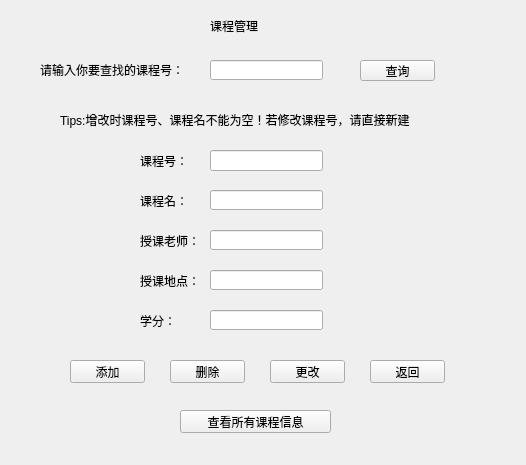
<?xml version="1.0" encoding="UTF-8"?>
<ui version="4.0">
 <class>course_manage</class>
 <widget class="QWidget" name="course_manage">
  <property name="geometry">
   <rect>
    <x>0</x>
    <y>0</y>
    <width>526</width>
    <height>465</height>
   </rect>
  </property>
  <property name="windowTitle">
   <string>Form</string>
  </property>
  <widget class="QPushButton" name="updatePushButton">
   <property name="geometry">
    <rect>
     <x>270</x>
     <y>360</y>
     <width>75</width>
     <height>23</height>
    </rect>
   </property>
   <property name="text">
    <string>更改</string>
   </property>
  </widget>
  <widget class="QLineEdit" name="cteacherlineEdit">
   <property name="geometry">
    <rect>
     <x>210</x>
     <y>230</y>
     <width>113</width>
     <height>20</height>
    </rect>
   </property>
  </widget>
  <widget class="QPushButton" name="backPushButton">
   <property name="geometry">
    <rect>
     <x>370</x>
     <y>360</y>
     <width>75</width>
     <height>23</height>
    </rect>
   </property>
   <property name="text">
    <string>返回</string>
   </property>
  </widget>
  <widget class="QLabel" name="label">
   <property name="geometry">
    <rect>
     <x>140</x>
     <y>150</y>
     <width>54</width>
     <height>21</height>
    </rect>
   </property>
   <property name="text">
    <string>课程号：</string>
   </property>
  </widget>
  <widget class="QLabel" name="label_2">
   <property name="geometry">
    <rect>
     <x>210</x>
     <y>10</y>
     <width>121</width>
     <height>31</height>
    </rect>
   </property>
   <property name="styleSheet">
    <string notr="true">font: 20pt &quot;Arial&quot;;</string>
   </property>
   <property name="text">
    <string>课程管理</string>
   </property>
  </widget>
  <widget class="QLineEdit" name="cnamelineEdit">
   <property name="geometry">
    <rect>
     <x>210</x>
     <y>190</y>
     <width>113</width>
     <height>20</height>
    </rect>
   </property>
  </widget>
  <widget class="QLabel" name="label_4">
   <property name="geometry">
    <rect>
     <x>140</x>
     <y>230</y>
     <width>61</width>
     <height>21</height>
    </rect>
   </property>
   <property name="text">
    <string>授课老师：</string>
   </property>
  </widget>
  <widget class="QPushButton" name="searchpushButton">
   <property name="geometry">
    <rect>
     <x>360</x>
     <y>60</y>
     <width>75</width>
     <height>21</height>
    </rect>
   </property>
   <property name="text">
    <string>查询</string>
   </property>
  </widget>
  <widget class="QLabel" name="label_3">
   <property name="geometry">
    <rect>
     <x>140</x>
     <y>190</y>
     <width>51</width>
     <height>21</height>
    </rect>
   </property>
   <property name="text">
    <string>课程名：</string>
   </property>
  </widget>
  <widget class="QLabel" name="label_8">
   <property name="geometry">
    <rect>
     <x>140</x>
     <y>310</y>
     <width>31</width>
     <height>21</height>
    </rect>
   </property>
   <property name="text">
    <string>学分：</string>
   </property>
  </widget>
  <widget class="QLineEdit" name="cplacelineEdit">
   <property name="geometry">
    <rect>
     <x>210</x>
     <y>270</y>
     <width>113</width>
     <height>20</height>
    </rect>
   </property>
  </widget>
  <widget class="QLineEdit" name="cnoLineEdit">
   <property name="geometry">
    <rect>
     <x>210</x>
     <y>150</y>
     <width>113</width>
     <height>21</height>
    </rect>
   </property>
  </widget>
  <widget class="QPushButton" name="deletePushButton">
   <property name="geometry">
    <rect>
     <x>170</x>
     <y>360</y>
     <width>75</width>
     <height>23</height>
    </rect>
   </property>
   <property name="text">
    <string>删除</string>
   </property>
  </widget>
  <widget class="QPushButton" name="addPushButton">
   <property name="geometry">
    <rect>
     <x>70</x>
     <y>360</y>
     <width>75</width>
     <height>23</height>
    </rect>
   </property>
   <property name="text">
    <string>添加</string>
   </property>
  </widget>
  <widget class="QLineEdit" name="ccreditlineEdit">
   <property name="geometry">
    <rect>
     <x>210</x>
     <y>310</y>
     <width>113</width>
     <height>20</height>
    </rect>
   </property>
  </widget>
  <widget class="QLabel" name="label_6">
   <property name="geometry">
    <rect>
     <x>140</x>
     <y>270</y>
     <width>61</width>
     <height>21</height>
    </rect>
   </property>
   <property name="text">
    <string>授课地点：</string>
   </property>
  </widget>
  <widget class="QPushButton" name="allCoursePushButton">
   <property name="geometry">
    <rect>
     <x>180</x>
     <y>410</y>
     <width>151</width>
     <height>23</height>
    </rect>
   </property>
   <property name="text">
    <string>查看所有课程信息</string>
   </property>
  </widget>
  <widget class="QLabel" name="label_5">
   <property name="geometry">
    <rect>
     <x>40</x>
     <y>60</y>
     <width>141</width>
     <height>20</height>
    </rect>
   </property>
   <property name="text">
    <string>请输入你要查找的课程号：</string>
   </property>
  </widget>
  <widget class="QLineEdit" name="searchlineEdit">
   <property name="geometry">
    <rect>
     <x>210</x>
     <y>60</y>
     <width>113</width>
     <height>20</height>
    </rect>
   </property>
  </widget>
  <widget class="QLabel" name="label_7">
   <property name="geometry">
    <rect>
     <x>60</x>
     <y>110</y>
     <width>371</width>
     <height>20</height>
    </rect>
   </property>
   <property name="text">
    <string>Tips:增改时课程号、课程名不能为空！若修改课程号，请直接新建</string>
   </property>
  </widget>
 </widget>
 <resources/>
 <connections/>
</ui>
